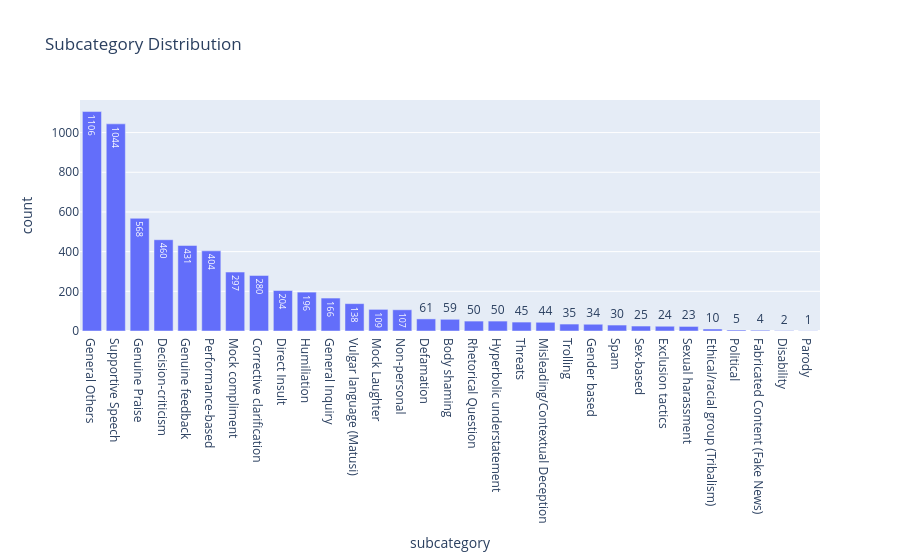

The notebook cell saved with this chart:
### Markdown cell above
### C) Subcategory Analysis

The subcategory analysis examined more detailed classifications of cyberbullying behavior.  

This helps identify dominant bullying patterns and determines whether fine-grained classification is feasible.  
It also highlights subcategories that may require balancing during model training.

### Code cell
eda.subcategory_analysis()

### Figure 1 — Plotly figure (JSON) as saved in the notebook; plotly's stock layout.template omitted (floating-point values rounded to 4 significant figures)
{"data": [{"alignmentgroup": "True", "hovertemplate": "subcategory=%{x}<br>count=%{text}<extra></extra>", "legendgroup": "", "marker": {"color": "#636efa"}, "name": "", "offsetgroup": "", "orientation": "v", "showlegend": false, "text": [1106, 1044, 568, 460, 431, 404, 297, 280, 204, 196, 166, 138, 109, 107, 61, 59, 50, 50, 45, 44, 35, 34, 30, 25, 24, 23, 10, 5, 4, 2, 1], "textposition": "auto", "type": "bar", "x": ["General Others", "Supportive Speech", "Genuine Praise", "Decision-criticism", "Genuine feedback", "Performance-based", "Mock compliment", "Corrective clarification", "Direct Insult", "Humiliation", "General Inquiry", "Vulgar language (Matusi)", "Mock Laughter", "Non-personal", "Defamation", "Body shaming", "Rhetorical Question", "Hyperbolic understatement", "Threats", "Misleading/Contextual Deception", "Trolling", "Gender based", "Spam", "Sex-based", "Exclusion tactics", "Sexual harassment", "Ethical/racial group (Tribalism)", "Political", "Fabricated Content (Fake News)", "Disability", "Parody"], "xaxis": "x", "y": [1106, 1044, 568, 460, 431, 404, 297, 280, 204, 196, 166, 138, 109, 107, 61, 59, 50, 50, 45, 44, 35, 34, 30, 25, 24, 23, 10, 5, 4, 2, 1], "yaxis": "y"}], "layout": {"barmode": "relative", "legend": {"tracegroupgap": 0}, "title": {"text": "Subcategory Distribution"}, "xaxis": {"anchor": "y", "domain": [0, 1], "title": {"text": "subcategory"}}, "yaxis": {"anchor": "x", "domain": [0, 1], "title": {"text": "count"}}}}
